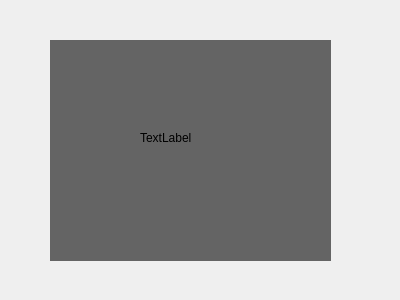
<?xml version="1.0" encoding="UTF-8"?>
<ui version="4.0">
 <class>PlayWidget</class>
 <widget class="QWidget" name="PlayWidget">
  <property name="geometry">
   <rect>
    <x>0</x>
    <y>0</y>
    <width>400</width>
    <height>300</height>
   </rect>
  </property>
  <property name="windowTitle">
   <string>Form</string>
  </property>
  <widget class="QWidget" name="widgetNormal" native="true">
   <property name="geometry">
    <rect>
     <x>50</x>
     <y>40</y>
     <width>281</width>
     <height>221</height>
    </rect>
   </property>
   <property name="styleSheet">
    <string notr="true">#widgetNormal{
background-color: rgb(100, 100, 100);
}</string>
   </property>
   <widget class="QLabel" name="labelTips">
    <property name="geometry">
     <rect>
      <x>90</x>
      <y>90</y>
      <width>51</width>
      <height>16</height>
     </rect>
    </property>
    <property name="text">
     <string>TextLabel</string>
    </property>
   </widget>
  </widget>
 </widget>
 <resources/>
 <connections/>
</ui>
